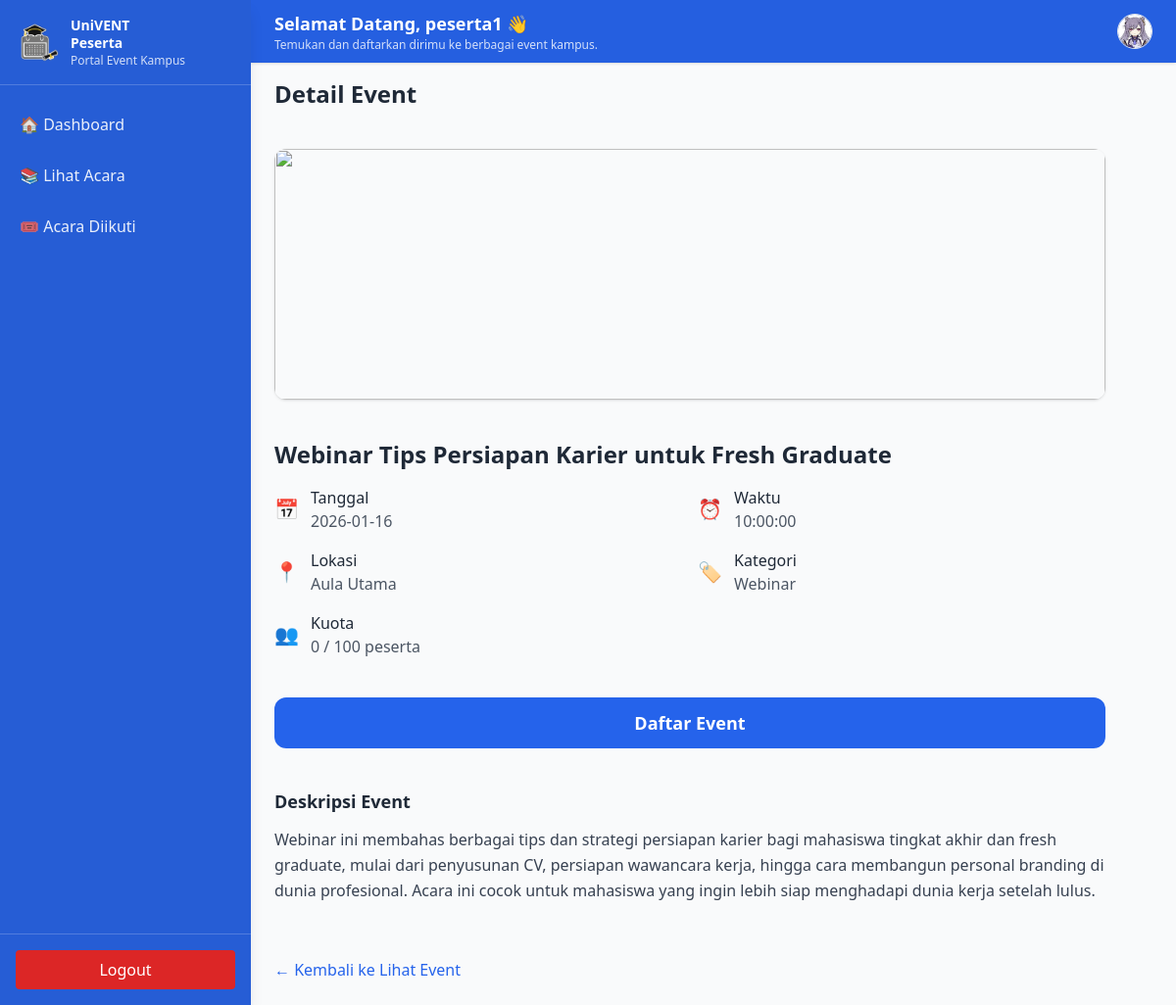
The app's page /univent-frontend/peserta/event-detail.php?id=31 (signed in) with its own data.
### tables this page shows
CREATE TABLE `event` (
  `id_event` int(11) NOT NULL,
  `id_panitia` int(11) NOT NULL,
  `id_kategori` int(11) NOT NULL,
  `nama_event` varchar(150) NOT NULL,
  `deskripsi` text DEFAULT NULL,
  `tanggal_event` date NOT NULL,
  `waktu_mulai` time DEFAULT NULL,
  `lokasi` varchar(150) NOT NULL,
  `poster` varchar(255) DEFAULT NULL,
  `kuota` int(11) NOT NULL,
  `status` enum('pending','approved','rejected') DEFAULT 'pending',
  `catatan_admin` text DEFAULT NULL,
  `id_admin` int(11) DEFAULT NULL
);

CREATE TABLE `kategori_event` (
  `id_kategori` int(11) NOT NULL,
  `nama_kategori` varchar(100) NOT NULL
);

### univent-frontend/peserta/event-detail.php (the view, shortened to what this page needs)
<?php
require "../config/koneksi.php";
$id = $_GET['id'] ?? null;
$sql = "
  SELECT
    e.id_event,
    e.nama_event,
    e.tanggal_event,
    e.waktu_mulai,
    e.lokasi,
    e.kuota,
    e.poster,
    e.deskripsi,
    k.nama_kategori AS kategori
  FROM event e
  JOIN kategori_event k ON e.id_kategori = k.id_kategori
  WHERE e.id_event = ? AND e.status = 'approved'
  LIMIT 1
";
$stmt = mysqli_prepare($conn, $sql);
mysqli_stmt_bind_param($stmt, "i", $id);
mysqli_stmt_execute($stmt);
$result = mysqli_stmt_get_result($stmt);
$event = mysqli_fetch_assoc($result);
$terdaftar = 0;
$isFull = $terdaftar >= $event['kuota'];
?>
<!doctype html>
<html lang="id">
<head>
  <script src="https://cdn.tailwindcss.com"></script>
</head>
<body class="bg-gray-50 text-gray-800">
  <main id="peserta-main"
        class="p-6 max-w-4xl mx-auto space-y-10 transition-all duration-300">
    <section>
      <h1 class="text-2xl font-bold">Detail Event</h1>
    </section>
    <div class="w-full h-64 rounded-xl overflow-hidden shadow">
      <img
        src="../assets/img/<?= htmlspecialchars($event['poster'] ?? 'default.jpg') ?>"
        class="w-full h-full object-cover"
      />
    </div>
    <section class="space-y-4">
      <h2 class="text-2xl font-bold">
        <?= htmlspecialchars($event['nama_event']) ?>
      </h2>
      <div class="grid grid-cols-1 sm:grid-cols-2 gap-4">
        <div class="flex items-center space-x-3">
          <span class="text-xl">📅</span>
          <div>
            <p class="font-medium">Tanggal</p>
            <p class="text-gray-600"><?= htmlspecialchars($event['tanggal_event']) ?></p>
          </div>
        </div>
        <div class="flex items-center space-x-3">
          <span class="text-xl">⏰</span>
          <div>
            <p class="font-medium">Waktu</p>
            <p class="text-gray-600">
              <?= htmlspecialchars($event['waktu_mulai'] ?? '-') ?>
            </p>
          </div>
        </div>
        <div class="flex items-center space-x-3">
          <span class="text-xl">📍</span>
          <div>
            <p class="font-medium">Lokasi</p>
            <p class="text-gray-600"><?= htmlspecialchars($event['lokasi']) ?></p>
          </div>
        </div>
        <div class="flex items-center space-x-3">
          <span class="text-xl">🏷</span>
          <div>
            <p class="font-medium">Kategori</p>
            <p class="text-gray-600"><?= htmlspecialchars($event['kategori']) ?></p>
          </div>
        </div>
        <div class="flex items-center space-x-3">
          <span class="text-xl">👥</span>
          <div>
            <p class="font-medium">Kuota</p>
            <p class="text-gray-600">
              <?= $terdaftar ?> / <?= (int)$event['kuota'] ?> peserta
            </p>
          </div>
        </div>
      </div>
    </section>
    <section class="space-y-3">
      <?php if ($isFull): ?>
        <div class="text-center bg-gray-200 text-gray-600 py-3 rounded-xl">
          Kuota sudah penuh
        </div>
      <?php else: ?>
        <a href="daftar-event.php?id=<?= $event['id_event'] ?>"
           class="block text-center bg-blue-600 text-white py-3 rounded-xl
                  text-lg font-semibold hover:bg-blue-700">
          Daftar Event
        </a>
      <?php endif; ?>
    </section>
    <section class="space-y-3">
      <h3 class="font-semibold text-lg">Deskripsi Event</h3>
      <p class="text-gray-700 leading-relaxed">
        <?= nl2br(htmlspecialchars($event['deskripsi'])) ?>
      </p>
    </section>
    <div class="pt-4">
      <a href="event-list.php" class="text-blue-600 hover:underline">
        ← Kembali ke Lihat Event
      </a>
    </div>
  </main>
</body>
</html>

### records on screen
event: nama_event "Webinar Tips Persiapan Karier untuk Fresh Graduate", tanggal_event "2026-01-16", waktu_mulai "10:00:00", lokasi "Aula Utama", id_kategori.nama_kategori "Webinar", kuota "100", deskripsi "Webinar ini membahas berbagai tips dan strategi persiapan karier bagi mahasiswa tingkat akhir dan fresh graduate, mulai dari penyusunan CV, persiapan wawancara kerja, hingga cara membangun personal branding di dunia profesional. Acara ini cocok untuk mahasiswa yang ingin lebih siap menghadapi dunia kerja setelah lulus."

### other values on screen
$terdaftar "0"
